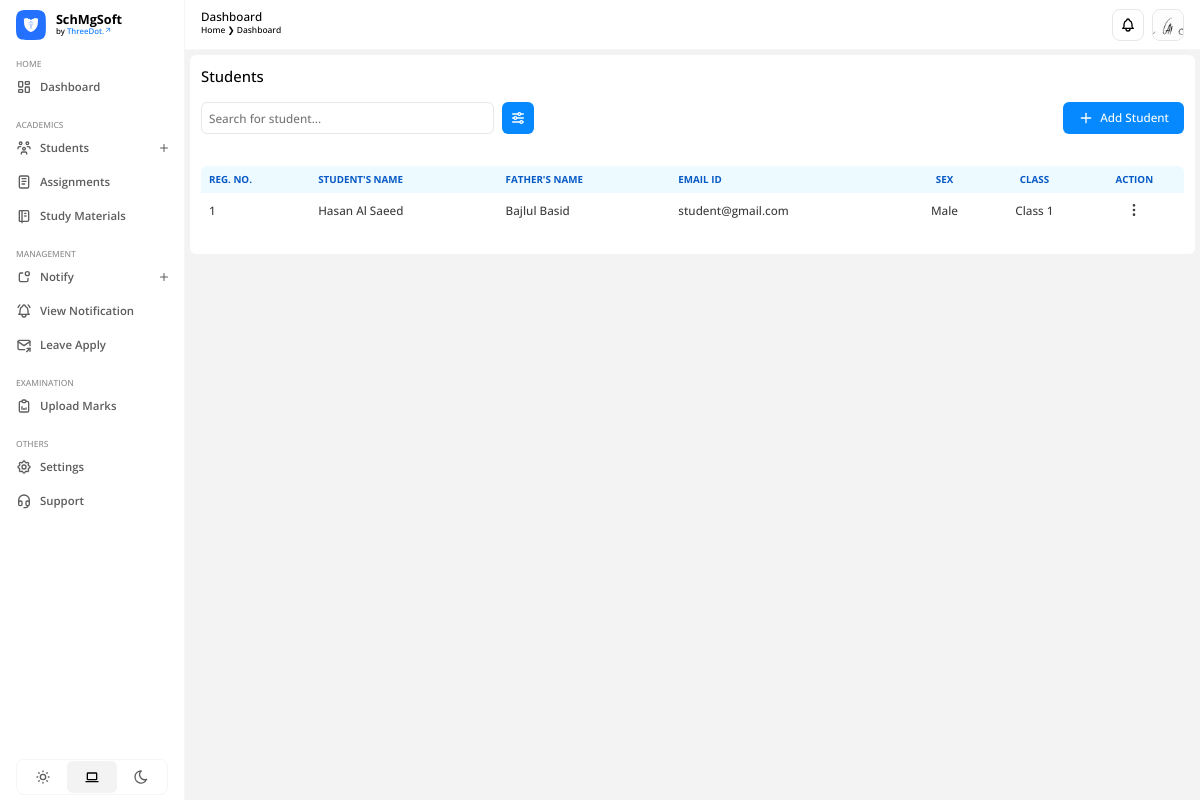
/academics/students/ (signed in), run on an earlier commit of the app's database.
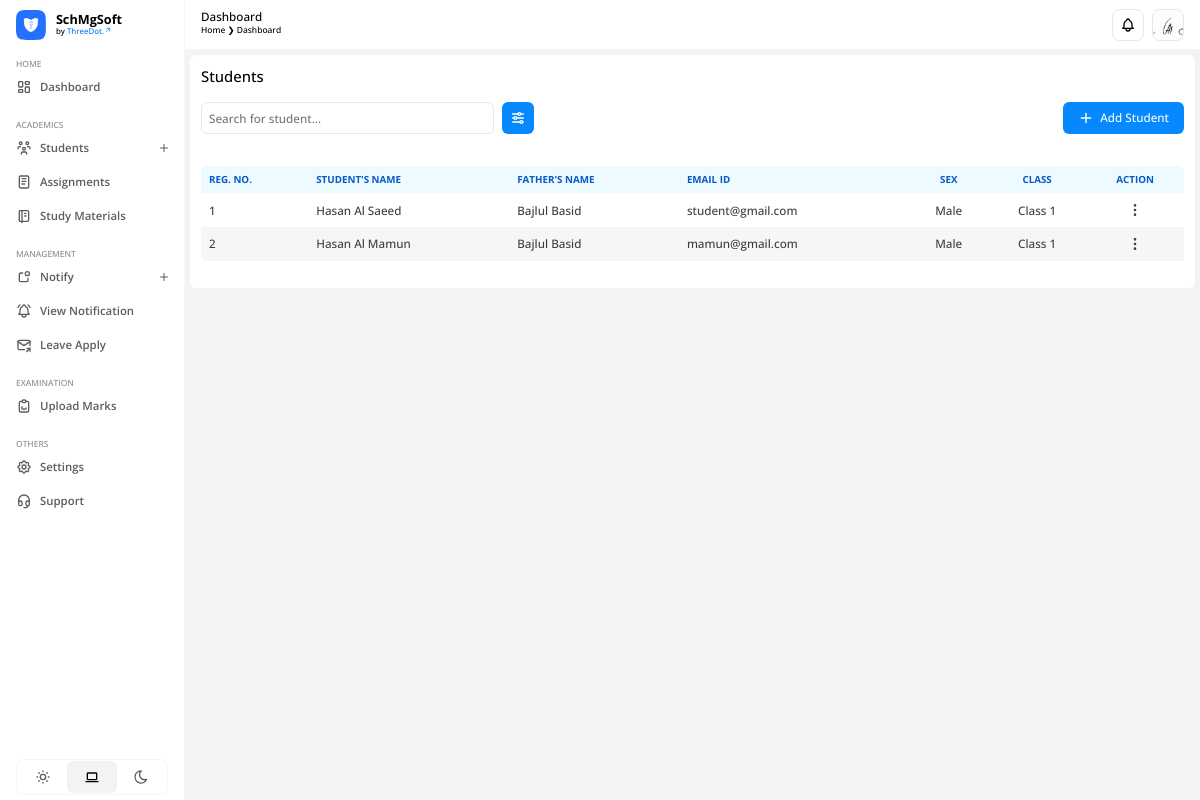
And on a later commit of the database.
### apps/academics/models.py (models this page shows, shortened)
class Student(models.Model):
    admin = models.OneToOneField(CustomUser, on_delete=models.CASCADE)
    father_name = models.CharField(max_length=200)
    mother_name = models.CharField(max_length=200)
    gender = models.CharField(max_length=20)
    dob = models.DateField()
    mobile_no = models.PositiveIntegerField()
    vill_town = models.CharField(max_length=200)
    post_office = models.CharField(max_length=200)
    police_station = models.CharField(max_length=200)
    district = models.CharField(max_length=200)
    permanent_address = models.CharField(max_length=300)
    state = models.CharField(max_length=200)
    pin = models.PositiveIntegerField()
    session_id = models.ForeignKey(Session, on_delete=models.DO_NOTHING)
    class_id = models.ForeignKey(Class, on_delete=models.DO_NOTHING)
    student_photo = models.ImageField(upload_to='media/profile_pic')
    dob_certificate = models.FileField(upload_to='media/students/certificates')
    created_at = models.DateTimeField(auto_now_add=True)
    updated_at = models.DateTimeField(auto_now=True)

### apps/users/models.py (models this page shows)
class CustomUser(AbstractUser):
    USER = (
        (1, 'ADMIN'),
        (2, 'TEACHER'),
        (3, 'STUDENT')
    )
    user_type = models.CharField(choices=USER, max_length=20, default=1)
    profile_pic = models.ImageField(upload_to='profile_pic/', null=True, blank=True)
    city = models.CharField(max_length=200, blank=True)
    country = models.CharField(max_length=200, blank=True)

### apps/home/models.py (models this page shows, shortened)
class Class(models.Model):
    session = models.ForeignKey(Session, on_delete=models.PROTECT)
    class_name = models.CharField(max_length=100)
    created_at = models.DateTimeField(auto_now_add=True)
    updated_at = models.DateTimeField(auto_now=True)

### apps/academics/views.py (the view, shortened to what this page needs)
# urls.py: path('students/', views.students, name='students'),
@login_required(login_url='/')
def students(request):
    classes = Class.objects.all()
    sessions = Session.objects.all()
    students = Student.objects.all()
    student_count = Student.objects.count()
    context = {
        'classes': classes,
        'sessions': sessions,
        'students': students,
        'student_count': student_count
    }
    return render(request, 'students.html', context)

### apps/academics/templates/students.html (shortened to what this page needs)
{% extends "base.html" %} {% load static %} {% block htmlhead %}
<link
  rel="stylesheet"
  type="text/css"
  href="{% static 'css/academics/students.css' %}"
/>
{% endblock htmlhead %} {% block content %}
<div id="students">
  <h3>Students</h3>
  <div class="header">
    <div class="search-filter">
      <input
        type="text"
        name="search-input"
        id="search-input"
        placeholder="Search for student..."
      />
      <button>
      </button>
    </div>
    <span id="add-student-form-btn">
      <p>Add Student</p>
    </span>
  </div>
  <div id="table-container">
    <table id="student-table">
      <thead>
        <tr>
          <th>REG. NO.</th>
          <th>STUDENT'S NAME</th>
          <th>FATHER'S NAME</th>
          <th>EMAIL ID</th>
          <th style="text-align: center">SEX</th>
          <th style="text-align: center">CLASS</th>
          <th style="text-align: center">ACTION</th>
        </tr>
      </thead>
      <tbody>
        {% for i in students %}
        <tr>
          <td>{{ forloop.counter }}</td>
          <td>{{ i.admin.first_name }}&nbsp;{{ i.admin.last_name }}</td>
          <td>{{ i.father_name }}</td>
          <td>{{ i.admin.email }}</td>
          <td style="text-align: center">{{ i.gender }}</td>
          <td style="text-align: center">{{ i.class_id.class_name }}</td>
          <td
            style="
              text-align: center;
              display: flex;
              align-items: center;
              justify-content: center;
            "
          >
            <button class="action-btn">
            </button>
          </td>
        </tr>
        {% endfor %}
      </tbody>
    </table>
  </div>
</div>
{% include "add-student-form.html" %}
{% endblock %}

What changed in the data, as far as the page shows it:
added Student: admin.first_name "Hasan", admin.last_name "Al Mamun", father_name "Bajlul Basid", admin.email "mamun@gmail.com", gender "Male", class_id.class_name "Class 1"
